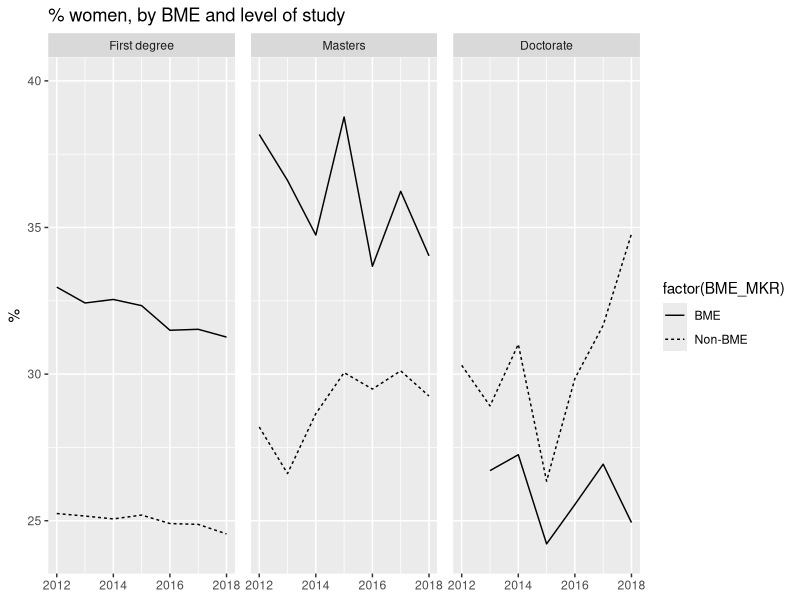
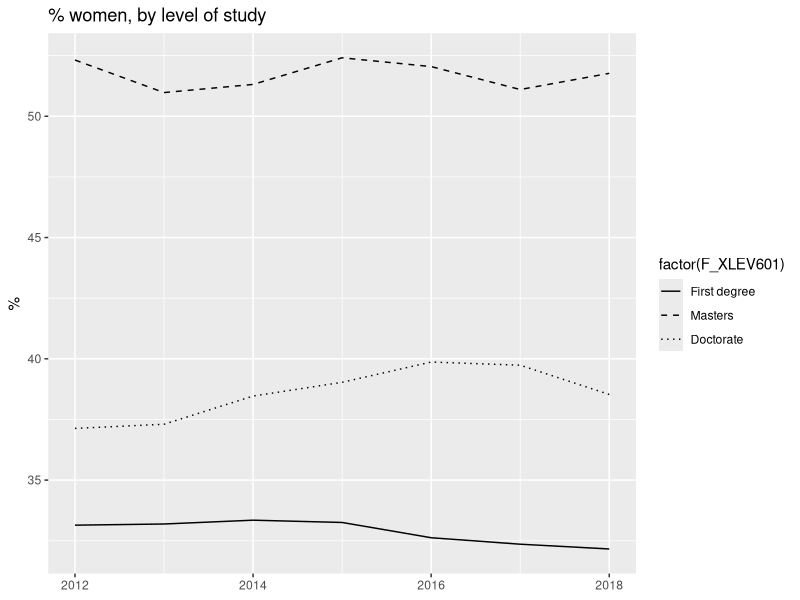

Here is the R script that generated these plots, in order: (Note: this script raises an error after producing the figures.)
library(tidyverse)

setwd("~/Dropbox/RES-WC-Data/report/data-steffie")

# # HESA student data.
# student_data <- read_csv("~/Dropbox/RES-WC-Data/report/gender-report/0-data/149756_Item1_1213to1516_Data.csv") %>%
#   bind_rows(read_csv("~/Dropbox/RES-WC-Data/report/gender-report/0-data/149756_Item1_1617to1819_Data.csv"))
#
# econ_students <- student_data %>%
#   filter(F_XJACSA01=="L1") %>% # Include only students studying economics (L1).
#   filter(F_SEXID!=3) %>% # Exclude students whose gender is classified as "Other" (3).
#   filter(F_XLEV601!=3 & F_XLEV601!=5) %>% # Exclude students who are studying on a non-first-degree undergraduate programme or a non-Masters or non-PhD postgraduate programme.
#   filter(F_XMODE301==1) %>% # Include only full-time students (1).
#   mutate(
#     ACYEAR = as.numeric(str_sub(ACYEAR, 1, 4)),
#     F_XLEV601 = recode(F_XLEV601, `4`="First degree"),
#     F_SEXID = recode(F_SEXID, `1`="Male", `2`="Female"),
#     F_XDOMGR401 = recode(F_XDOMGR401, `1`="UK", `2`="EU", `3`="Other", `9`="Unknown"),
#     F_NATION = recode(F_NATION, "Other EU"="EU", "Non-EU"="Other"),
#     F_ZSTATE_MARKER = recode(F_ZSTATE_MARKER, `1`="State-funded", `0`="Privately funded", U="Unknown"),
#     ECONMKR = recode(ECONMKR, ECONALEV="Econ A-level", NOECONALEV="No econ A-level"),
#     Ethnicity = recode(Ethnicity, UNK="Unknown", `21`="Black", `22`="Black", `29`="Black", `31`="South Asia", `32`="South Asia", `33`="South Asia", `34`="Other Asia", `39`="Other Asia", Mixed="Other"),
#     BME_MKR = recode(BME_MKR, `Unknown/Not applicable`="Unknown")
#   ) %>%
#   mutate(
#     F_XLEV601 = factor(F_XLEV601, levels=c("First degree", "Masters", "Doctorate"), ordered=TRUE),
#     F_XDOMGR401 = factor(F_XDOMGR401, levels=c("UK", "EU", "Other"), ordered=TRUE),
#     F_NATION = factor(F_NATION, levels=c("UK", "EU", "Other"), ordered=TRUE),
#     Ethnicity = factor(Ethnicity, levels=c("White", "Black", "South Asia", "Other Asia", "Other"), ordered=TRUE)
#   )
#
# # Data for level of study graph
# levels_time <- econ_students %>%
#   group_by(ACYEAR, F_XLEV601, F_SEXID) %>%
#   count(wt=counter) %>%
#   group_by(ACYEAR, F_XLEV601) %>%
#   mutate(percent_fem=100*n/sum(n)) %>%
#   group_by(ACYEAR, F_SEXID) %>%
#   mutate(percent_dist=100*n/sum(n))
# write_csv(levels_time, "levels_time.csv")
#
# # Data for BME level of study graph
# bme_level <- econ_students %>%
#   filter(BME_MKR!="Unknown") %>%
#   group_by(ACYEAR, F_SEXID, F_XLEV601, BME_MKR) %>%
#   count(wt=counter) %>%
#   group_by(ACYEAR, F_XLEV601, BME_MKR) %>%
#   mutate(percent_fem=100*n/sum(n))
# write_csv(bme_level, "bme_level.csv")

# Level of study graph
levels_time <- read_csv("levels_time.csv") %>%
  mutate(F_XLEV601 = factor(F_XLEV601, levels=c("First degree", "Masters", "Doctorate"), ordered=TRUE))
levels_time.plot <- levels_time %>%
  filter(F_SEXID=="Female") %>%
  ggplot(., aes(x=ACYEAR, y=percent_fem, linetype=factor(F_XLEV601))) +
  geom_line() +
  labs(x=NULL, y="%", title="% women, by level of study") +
  scale_linetype_manual(values=c("solid", "dashed", "dotted"))

# BME level of study graph
bme_level <- read_csv("bme_level.csv") %>%
  mutate(F_XLEV601 = factor(F_XLEV601, levels=c("First degree", "Masters", "Doctorate"), ordered=TRUE))
bme_level.plot <- bme_level %>%
  filter(F_SEXID=="Female") %>%
  ggplot(., aes(x=ACYEAR, y=percent_fem, linetype=factor(BME_MKR))) +
  geom_line() +
  facet_wrap(vars(F_XLEV601)) +
  labs(x=NULL, y="%", title="% women, by BME and level of study") +
  ylim(24,40) +
  theme(panel.spacing.x=unit(4, "mm"))

# Combine graphs
ggarrange(levels_time.plot, bme_level.plot, legend="bottom")
ggsave("level_bme.png", width=8, height=3, dpi=600)
